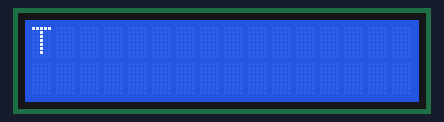
Simulated run of this sketch. Board: Arduino Uno, built with avr-gcc and run on an emulated ATmega328P. On the bench: 16×2 character LCD.

Above: at 0.1 s.
At 2.1 s:
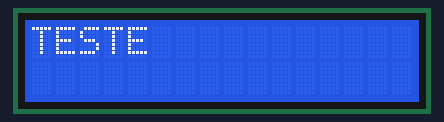
At 4.1 s:
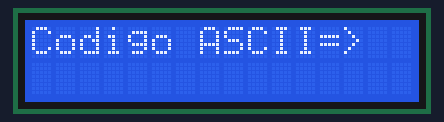
At 6.1 s:
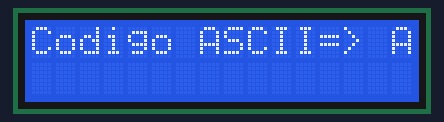
At 8.1 s:
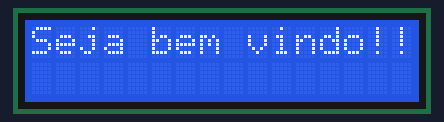
At 11.1 s:
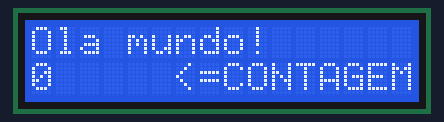

The sketch:

08a_LCD.ino
```cpp
/*
  Biblioteca LiquidCrystal

  Demonstra o uso de um display LCD 16x2.
  A biblioteca LiquidCrystal funciona com todos os LCD
  monitores compatíveis com o Hitachi
  Interface de 16 pinos.

  Este esboço imprime "Hello World!" para o LCD
  e mostra a hora.

  O circuito:
   * LCD RS pino para pino digital 12 (Arduino)
   * LCD E (habilita) pino para pino digital 11 (Arduino)
   * LCD D4 pino para pino digital 5 (Arduino)
   * LCD D5 pino para pino digital 4 (Arduino)
   * LCD D6 pino para pino digital 3 (Arduino)
   * LCD D7 pino para pino digital 2 (Arduino)
   * Pino R/W do LCD ao GND (Arduino)
   * LCD VSS pino para GND (Arduino)
   * Pino VCC LCD para 5V
   * limpador no pino VO do LCD (pino 3)
*/

#include <LiquidCrystal.h>  // blibioteca LCD

int contador = 0;

/*
  biblioteca variável(parâmetros)
  LiquidCrystal LCD(12, 11, 5, 4, 3, 2);
  LiquidCrystal LCD(RS,  E, Dado, Dado, Dado, Dado);
*/
LiquidCrystal lcd(12, 11, 5, 4, 3, 2); // nomeia e instanciar LCD a ser utilizado

void setup()
{
  // definição do LCD: inicializará um LCD de 16x2
  lcd.begin(16, 2); // LCD.begin(coluna, linha)

  // será exibido na primeira linha
  lcd.write('T');
  delay(500);
  lcd.write('E');
  delay(500);
  lcd.write('S');
  delay(500);
  lcd.write('T');
  delay(500);
  lcd.write('E');
  delay(2000);
  lcd.setCursor(4,0);
  lcd.clear(); // apagar

  lcd.print("Codigo ASCII=>"); // printa texto
   delay(2000);
  lcd.setCursor(15,0); // posiciona proximo carácter a ser exibido "LCD.setCursor(coluna, linha)"
  lcd.write(65); // utilizando LCD.write(65) = 'A' no código ASCII
   delay(2000);
  lcd.clear(); // apagar


  lcd.print("Seja bem vindo!!!");
  delay(3000);
  lcd.clear();
  lcd.print("Ola mundo!"); // print mensagem
  lcd.setCursor(6,1); // posiciona proximo carácter a ser exibido "LCD.setCursor(coluna, linha)"
  lcd.print("<=CONTAGEM"); // print mensagem

}

void loop()
{
/*
  Em um display de cristal líquido (LCD), setCursor é uma função que é usada para posicionar o
  cursor na tela. O cursor é um indicador que mostra onde o próximo caractere será exibido.
*/
  lcd.setCursor(0, 1); // LCD.setCursor(coluna, linha)

  lcd.print(contador); // contador
  delay(1000); // espera
  contador += 1; // soma contador
}
```

TESTE01.cpp
```cpp
#include <Arduino.h>
```

TESTE02.cpp
```cpp
#include <Arduino.h> 
```

TESTE03.cpp
```cpp
#include <Arduino.h>
```

Measured:
- what the display in image 1 shows lasts 2.0 s, from 2.1 s to 4.1 s
- what the display in image 4 shows lasts 3.0 s, from 8.1 s to 11.1 s
- what the display in image 5 shows lasts 1.0 s, from 11.1 s to 12.1 s
